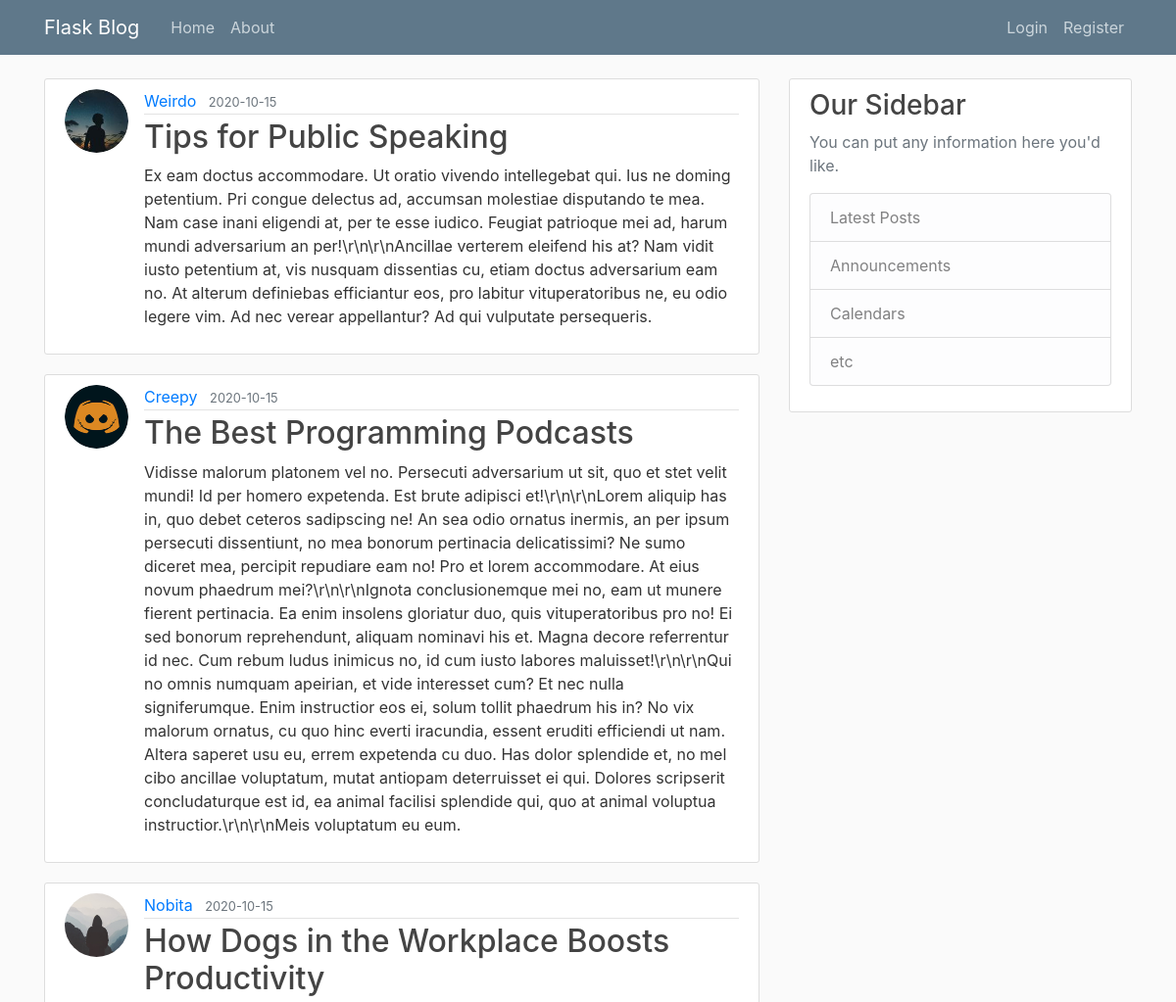
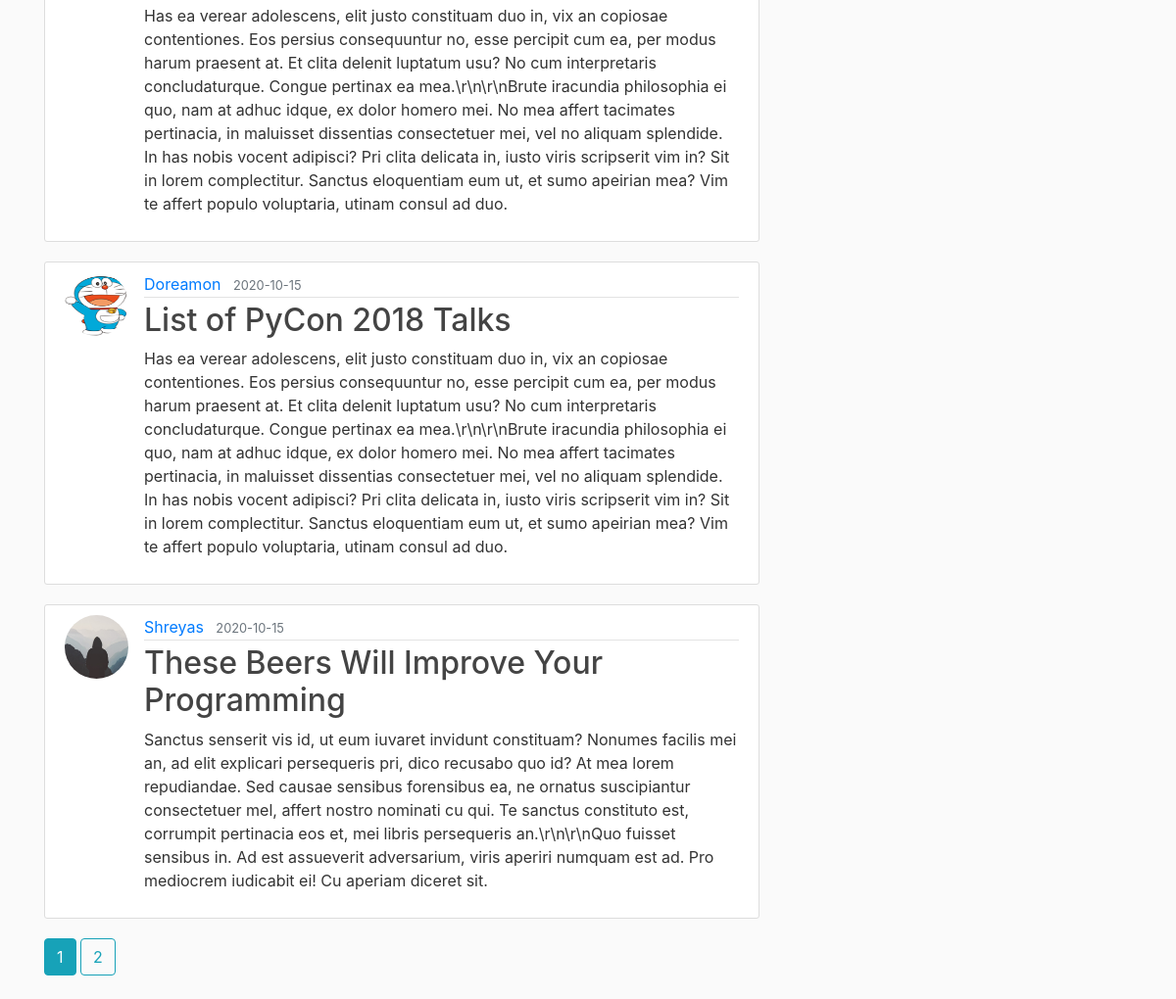
Page /home on the earlier database version (2 pictures, top to bottom).
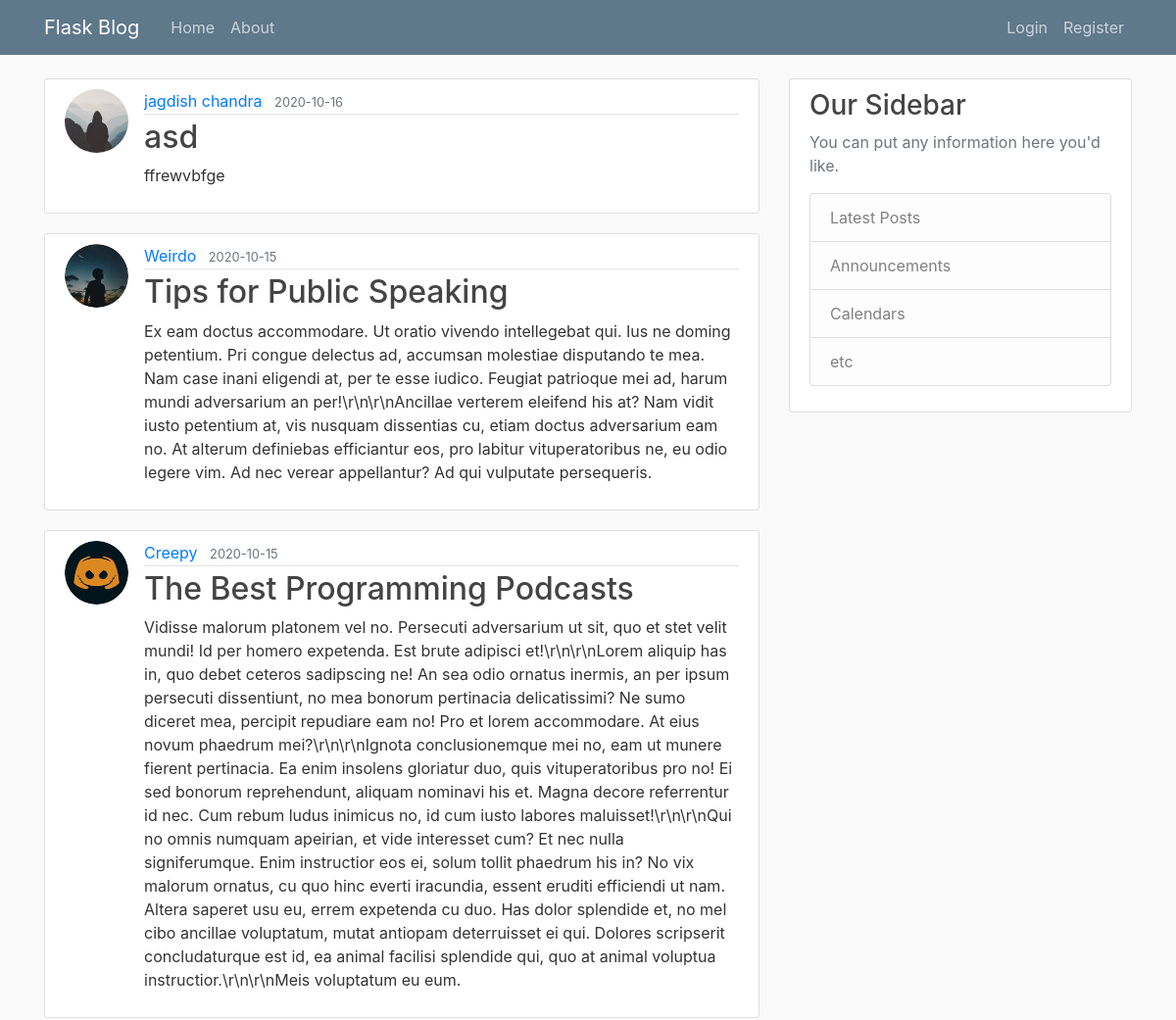
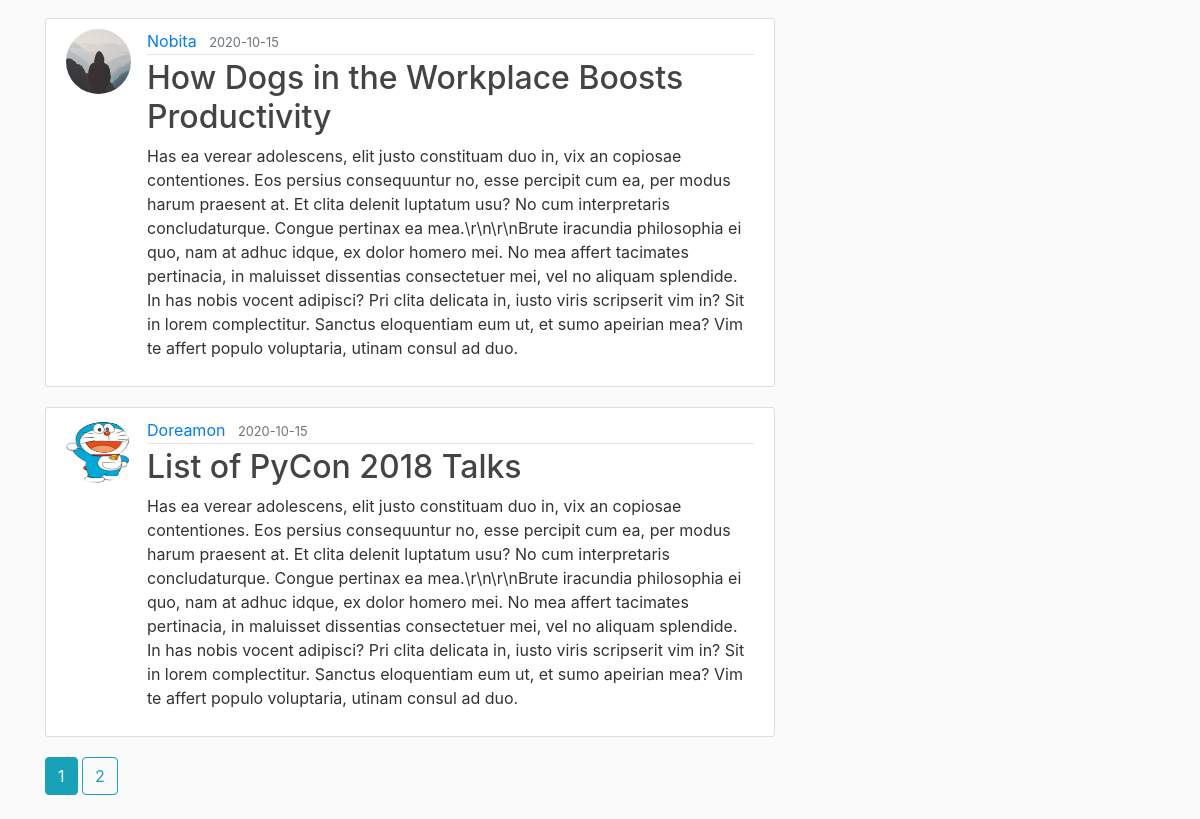
Same page on the later database version (2 pictures, top to bottom).
### flaskblog/models.py (models this page shows, shortened)
class Post(db.Model):
    id = db.Column(db.Integer, primary_key=True)
    title = db.Column(db.String(100), nullable=False)
    date_posted = db.Column(db.DateTime, nullable=False, default=datetime.utcnow)
    content = db.Column(db.Text, nullable=False)
    user_id = db.Column(db.Integer, db.ForeignKey('user.id'), nullable=False)

class User(db.Model, UserMixin):
    id = db.Column(db.Integer, primary_key=True)
    username = db.Column(db.String(20), unique=True, nullable=False)
    email = db.Column(db.String(120), unique=True, nullable=False)
    image_file = db.Column(db.String(20), nullable=False, default='default.jpg')
    password = db.Column(db.String(60), nullable=False)
    posts = db.relationship('Post', backref='author', lazy=True)

### flaskblog/routes.py (the view)
@app.route("/")
@app.route("/home")
def home():
    page = request.args.get('page', 1, type=int)
    posts = Post.query.order_by(Post.date_posted.desc()).paginate(page=page, per_page=5)
    return render_template('home.html', posts=posts)

### flaskblog/templates/home.html
{% extends "layout.html" %}
{% block content %}
    {% for post in posts.items %}
        <article class="media content-section">
          <img class="rounded-circle article-img" src="{{ url_for('static', filename='profile_pics/' + post.author.image_file) }}">
          <div class="media-body">
            <div class="article-metadata">
              <a class="mr-2" href="{{ url_for('user_posts', username=post.author.username) }}">{{ post.author.username }}</a>
              <small class="text-muted">{{ post.date_posted.strftime('%Y-%m-%d') }}</small>
            </div>
            <h2><a class="article-title" href="{{ url_for('post', post_id=post.id) }}">{{ post.title }}</a></h2>
            <p class="article-content">{{ post.content }}</p>
          </div>
        </article>
    {% endfor %}
    {% for page_num in posts.iter_pages(left_edge=1, right_edge=1, left_current=1, right_current=2) %}
      {% if page_num %}
        {% if posts.page == page_num %}
          <a class="btn btn-info mb-4" href="{{ url_for('home', page=page_num) }}">{{ page_num }}</a>
        {% else %}
          <a class="btn btn-outline-info mb-4" href="{{ url_for('home', page=page_num) }}">{{ page_num }}</a>
        {% endif %}
      {% else %}
        ...
      {% endif %}
    {% endfor %}
{% endblock content %}

Differences in the rows shown:
no longer on this page (row unchanged): Post: image_file (placeholder picture), author.username "Shreyas", date_posted "2020-10-15", title "These Beers Will Improve Your Programming", content "Sanctus senserit vis id, ut eum iuvaret invidunt constituam? Nonumes facilis mei an, ad elit explicari persequeris pri, dico recusabo quo id? At mea lorem repudiandae. Sed causae sensibus forensibus ea, ne ornatus suscipiantur consectetuer mel, affert nostro nominati cu qui. Te sanctus constituto est, corrumpit pertinacia eos et, mei libris persequeris an.\\r\\n\\r\\nQuo fuisset sensibus in. Ad est assueverit adversarium, viris aperiri numquam est ad. Pro mediocrem iudicabit ei! Cu aperiam diceret sit."
added Post: image_file (placeholder picture), author.username "jagdish chandra", date_posted "2020-10-16", title "asd", content "ffrewvbfge"
